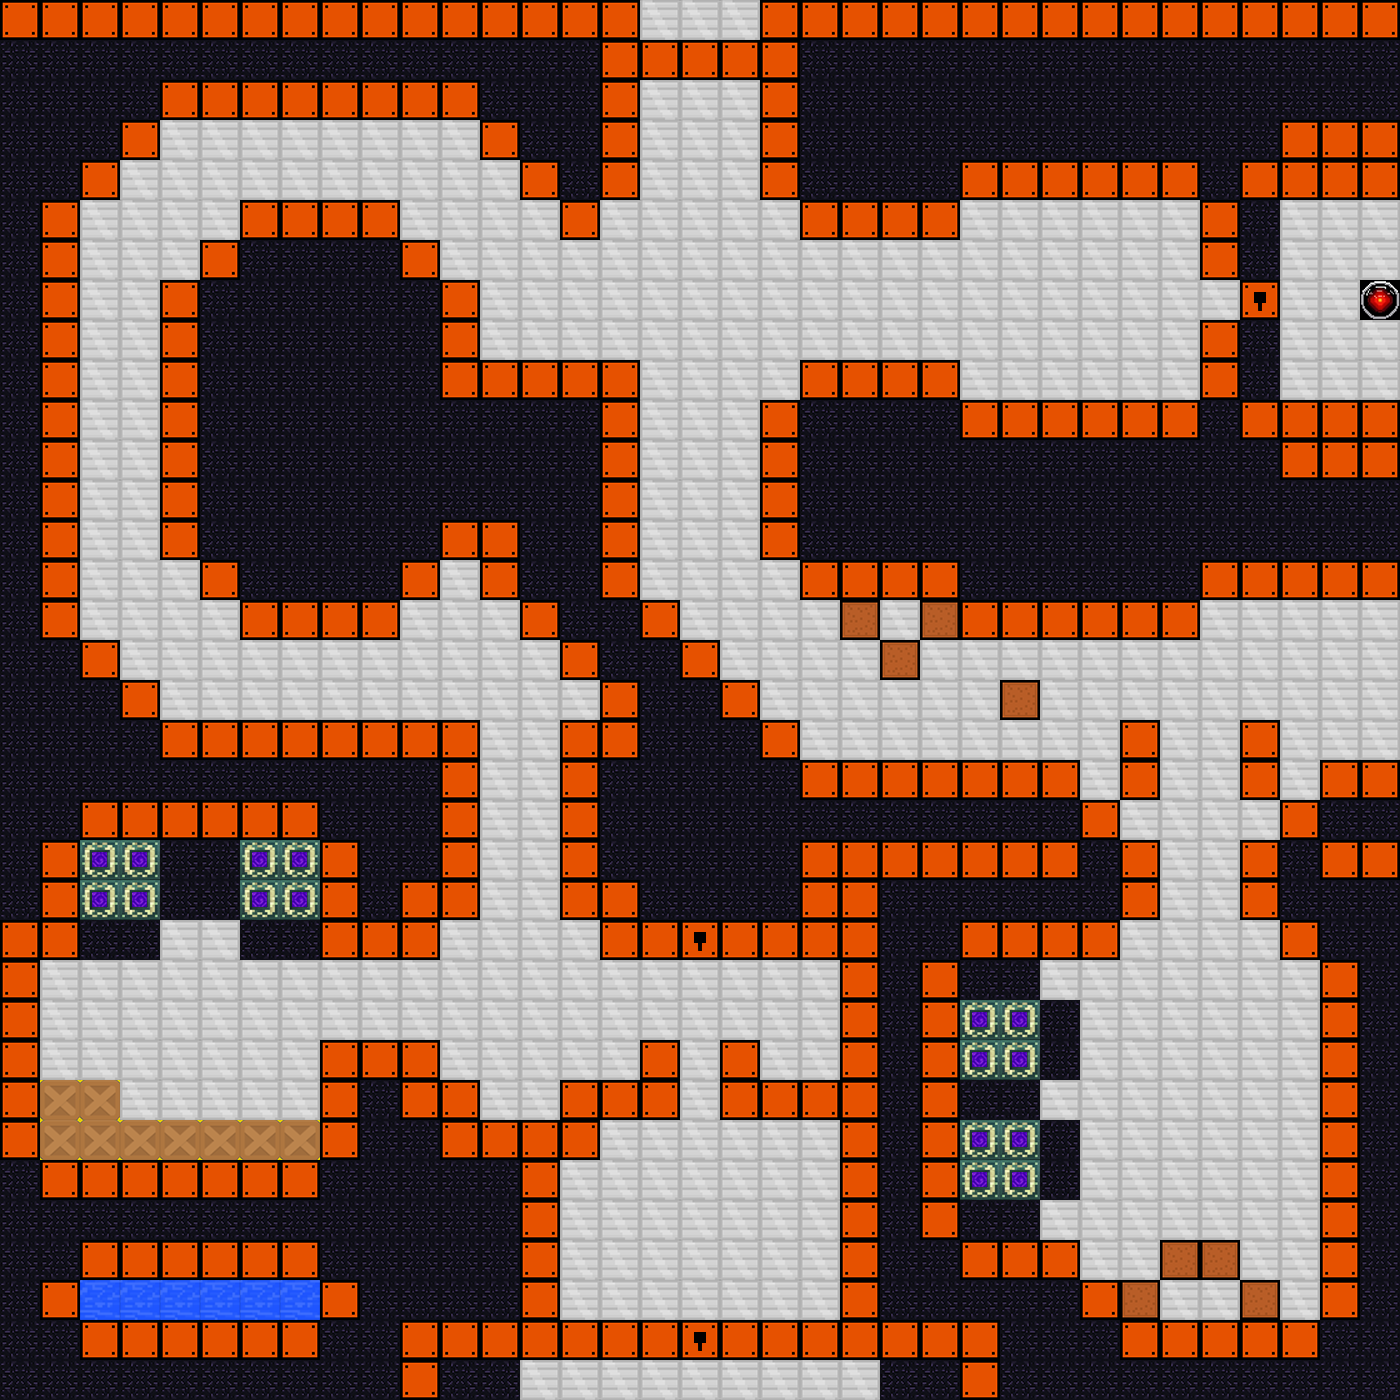

The image is a tile-based game level rendered from a .tmx file. Its description and source (layers, tilesets, objects; grid data summarised) follow:
An orthogonal 35x35 tile map with 40x40 px tiles, 1 tile layer (Слой тайлов 1) and 28 objects (12x Tank, 10x Lava, 3x Shadow, 2x Heavy, Player).

<map version="1.4" tiledversion="1.4.3" orientation="orthogonal" renderorder="right-down" width="35" height="35" tilewidth="40" tileheight="40" infinite="0" nextlayerid="3" nextobjectid="31">
 <tileset firstgid="1" source="tiles_map.tsx" />
 <layer id="1" name="Слой тайлов 1" width="35" height="35">
  <data>[1225 cells, 1225 non-empty, 9 distinct tile ids]</data>
 </layer>
 <objectgroup id="2" name="Слой объектов 1">
  <object id="1" name="Player" x="680" y="120" width="40" height="40">
   <properties>
    <property name="destination" value="" />
    <property name="rotate_hull" type="int" value="270" />
    <property name="rotate_turret" type="int" value="0" />
   </properties>
  </object>
  <object id="2" name="Tank" x="1160" y="240" width="40" height="40">
   <properties>
    <property name="destination" value="detect range(1, 14), range(4, 14)" />
    <property name="rotate_hull" type="int" value="90" />
    <property name="rotate_turret" type="int" value="0" />
   </properties>
  </object>
  <object id="3" name="Tank" x="240" y="1080" width="40" height="40">
   <properties>
    <property name="destination" value="detect range(11, 14), range(1, 3)" />
    <property name="rotate_hull" type="int" value="270" />
    <property name="rotate_turret" type="int" value="0" />
   </properties>
  </object>
  <object id="4" name="Tank" x="40" y="1000" width="40" height="40">
   <properties>
    <property name="destination" value="detect range(11, 14), range(1, 3)" />
    <property name="rotate_hull" type="int" value="270" />
    <property name="rotate_turret" type="int" value="0" />
   </properties>
  </object>
  <object id="5" name="Tank" x="1160" y="320" width="40" height="40">
   <properties>
    <property name="destination" value="detect range(11, 14), range(1, 3)" />
    <property name="rotate_hull" type="int" value="90" />
    <property name="rotate_turret" type="int" value="0" />
   </properties>
  </object>
  <object id="6" name="Tank" x="440" y="600" width="40" height="40">
   <properties>
    <property name="destination" value="detect range(11, 14), range(1, 3)" />
    <property name="rotate_hull" type="int" value="0" />
    <property name="rotate_turret" type="int" value="0" />
   </properties>
  </object>
  <object id="7" name="Lava" x="280" y="280" width="80" height="40" />
  <object id="8" name="Lava" x="240" y="320" width="160" height="200" />
  <object id="9" name="Lava" x="280" y="520" width="80" height="40" />
  <object id="10" name="Lava" x="640" y="880" width="160" height="40" />
  <object id="11" name="Lava" x="720" y="800" width="360" height="40" />
  <object id="12" name="Lava" x="680" y="840" width="120" height="40" />
  <object id="13" name="Lava" x="960" y="480" width="160" height="80" />
  <object id="14" name="Lava" x="800" y="440" width="160" height="80" />
  <object id="15" name="Lava" x="1120" y="440" width="160" height="80" />
  <object id="16" name="Lava" x="1280" y="480" width="120" height="40" />
  <object id="17" name="Shadow" x="440" y="1360" width="520" height="40" />
  <object id="18" name="Tank" x="1120" y="920" width="40" height="40">
   <properties>
    <property name="destination" value="self" />
    <property name="rotate_hull" type="int" value="270" />
    <property name="rotate_turret" type="int" value="0" />
   </properties>
  </object>
  <object id="19" name="Tank" x="1280" y="960" width="40" height="40">
   <properties>
    <property name="destination" value="self" />
    <property name="rotate_hull" type="int" value="90" />
    <property name="rotate_turret" type="int" value="0" />
   </properties>
  </object>
  <object id="20" name="Heavy" x="1160" y="1280" width="40" height="40">
   <properties>
    <property name="destination" value="self" />
    <property name="rotate_hull" type="int" value="0" />
    <property name="rotate_turret" type="int" value="0" />
   </properties>
  </object>
  <object id="21" name="Heavy" x="1200" y="1280" width="40" height="40">
   <properties>
    <property name="destination" value="self" />
    <property name="rotate_hull" type="int" value="0" />
    <property name="rotate_turret" type="int" value="0" />
   </properties>
  </object>
  <object id="22" name="Shadow" x="960" y="960" width="160" height="280" />
  <object id="23" name="Tank" x="1280" y="1040" width="40" height="40">
   <properties>
    <property name="destination" value="self" />
    <property name="rotate_hull" type="int" value="90" />
    <property name="rotate_turret" type="int" value="0" />
   </properties>
  </object>
  <object id="24" name="Tank" x="1280" y="1120" width="40" height="40">
   <properties>
    <property name="destination" value="self" />
    <property name="rotate_hull" type="int" value="90" />
    <property name="rotate_turret" type="int" value="0" />
   </properties>
  </object>
  <object id="25" name="Tank" x="1280" y="1200" width="40" height="40">
   <properties>
    <property name="destination" value="self" />
    <property name="rotate_hull" type="int" value="90" />
    <property name="rotate_turret" type="int" value="0" />
   </properties>
  </object>
  <object id="26" name="Shadow" x="1360" y="600" width="40" height="160" />
  <object id="28" name="Tank" x="1040" y="680" width="40" height="40">
   <properties>
    <property name="destination" value="self" />
    <property name="rotate_hull" type="int" value="90" />
    <property name="rotate_turret" type="int" value="0" />
   </properties>
  </object>
  <object id="29" name="Tank" x="880" y="600" width="40" height="40">
   <properties>
    <property name="destination" value="self" />
    <property name="rotate_hull" type="int" value="180" />
    <property name="rotate_turret" type="int" value="0" />
   </properties>
  </object>
 </objectgroup>
</map>
